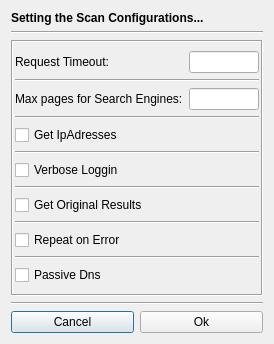
<?xml version="1.0" encoding="UTF-8"?>
<ui version="4.0">
 <class>OsintConfigDialog</class>
 <widget class="QDialog" name="OsintConfigDialog">
  <property name="geometry">
   <rect>
    <x>0</x>
    <y>0</y>
    <width>267</width>
    <height>331</height>
   </rect>
  </property>
  <property name="sizePolicy">
   <sizepolicy hsizetype="Fixed" vsizetype="Fixed">
    <horstretch>0</horstretch>
    <verstretch>0</verstretch>
   </sizepolicy>
  </property>
  <property name="windowTitle">
   <string>Config</string>
  </property>
  <layout class="QVBoxLayout" name="verticalLayout_4">
   <item>
    <layout class="QVBoxLayout" name="verticalLayout_2">
     <item>
      <widget class="QLabel" name="label">
       <property name="sizePolicy">
        <sizepolicy hsizetype="Preferred" vsizetype="Maximum">
         <horstretch>0</horstretch>
         <verstretch>0</verstretch>
        </sizepolicy>
       </property>
       <property name="font">
        <font>
         <weight>75</weight>
         <bold>true</bold>
        </font>
       </property>
       <property name="text">
        <string>Setting the Scan Configurations...</string>
       </property>
      </widget>
     </item>
     <item>
      <widget class="Line" name="line_2">
       <property name="styleSheet">
        <string notr="true"/>
       </property>
       <property name="orientation">
        <enum>Qt::Horizontal</enum>
       </property>
      </widget>
     </item>
    </layout>
   </item>
   <item>
    <widget class="QFrame" name="frame">
     <property name="styleSheet">
      <string notr="true"/>
     </property>
     <property name="frameShape">
      <enum>QFrame::Box</enum>
     </property>
     <property name="frameShadow">
      <enum>QFrame::Sunken</enum>
     </property>
     <layout class="QVBoxLayout" name="verticalLayout">
      <property name="leftMargin">
       <number>2</number>
      </property>
      <property name="rightMargin">
       <number>2</number>
      </property>
      <item>
       <layout class="QHBoxLayout" name="horizontalLayout">
        <item>
         <widget class="QLabel" name="label_2">
          <property name="text">
           <string>Request Timeout:</string>
          </property>
         </widget>
        </item>
        <item>
         <widget class="QLineEdit" name="lineEdit">
          <property name="sizePolicy">
           <sizepolicy hsizetype="Fixed" vsizetype="Fixed">
            <horstretch>0</horstretch>
            <verstretch>0</verstretch>
           </sizepolicy>
          </property>
          <property name="maximumSize">
           <size>
            <width>70</width>
            <height>16777215</height>
           </size>
          </property>
          <property name="styleSheet">
           <string notr="true"/>
          </property>
         </widget>
        </item>
       </layout>
      </item>
      <item>
       <widget class="Line" name="line_5">
        <property name="orientation">
         <enum>Qt::Horizontal</enum>
        </property>
       </widget>
      </item>
      <item>
       <layout class="QHBoxLayout" name="horizontalLayout_2">
        <item>
         <widget class="QLabel" name="label_3">
          <property name="text">
           <string>Max pages for Search Engines:</string>
          </property>
         </widget>
        </item>
        <item>
         <widget class="QLineEdit" name="lineEdit_2">
          <property name="sizePolicy">
           <sizepolicy hsizetype="Fixed" vsizetype="Fixed">
            <horstretch>0</horstretch>
            <verstretch>0</verstretch>
           </sizepolicy>
          </property>
          <property name="maximumSize">
           <size>
            <width>70</width>
            <height>16777215</height>
           </size>
          </property>
          <property name="styleSheet">
           <string notr="true"/>
          </property>
         </widget>
        </item>
       </layout>
      </item>
      <item>
       <widget class="Line" name="line_4">
        <property name="orientation">
         <enum>Qt::Horizontal</enum>
        </property>
       </widget>
      </item>
      <item>
       <widget class="QCheckBox" name="checkBox_5">
        <property name="text">
         <string>Get IpAdresses</string>
        </property>
       </widget>
      </item>
      <item>
       <widget class="Line" name="line_8">
        <property name="orientation">
         <enum>Qt::Horizontal</enum>
        </property>
       </widget>
      </item>
      <item>
       <widget class="QCheckBox" name="checkBox">
        <property name="text">
         <string>Verbose Loggin</string>
        </property>
       </widget>
      </item>
      <item>
       <widget class="Line" name="line_3">
        <property name="orientation">
         <enum>Qt::Horizontal</enum>
        </property>
       </widget>
      </item>
      <item>
       <widget class="QCheckBox" name="checkBox_3">
        <property name="text">
         <string>Get Original Results</string>
        </property>
       </widget>
      </item>
      <item>
       <widget class="Line" name="line_6">
        <property name="orientation">
         <enum>Qt::Horizontal</enum>
        </property>
       </widget>
      </item>
      <item>
       <widget class="QCheckBox" name="checkBox_2">
        <property name="text">
         <string>Repeat on Error</string>
        </property>
       </widget>
      </item>
      <item>
       <widget class="Line" name="line_7">
        <property name="orientation">
         <enum>Qt::Horizontal</enum>
        </property>
       </widget>
      </item>
      <item>
       <widget class="QCheckBox" name="checkBox_4">
        <property name="text">
         <string>Passive Dns</string>
        </property>
       </widget>
      </item>
     </layout>
    </widget>
   </item>
   <item>
    <layout class="QVBoxLayout" name="verticalLayout_3">
     <item>
      <widget class="Line" name="line">
       <property name="styleSheet">
        <string notr="true"/>
       </property>
       <property name="orientation">
        <enum>Qt::Horizontal</enum>
       </property>
      </widget>
     </item>
     <item>
      <layout class="QHBoxLayout" name="horizontalLayout_3">
       <item>
        <widget class="QPushButton" name="pushButton_cancel">
         <property name="styleSheet">
          <string notr="true"/>
         </property>
         <property name="text">
          <string>Cancel</string>
         </property>
        </widget>
       </item>
       <item>
        <widget class="QPushButton" name="pushButton_ok">
         <property name="styleSheet">
          <string notr="true"/>
         </property>
         <property name="text">
          <string>Ok</string>
         </property>
        </widget>
       </item>
      </layout>
     </item>
    </layout>
   </item>
  </layout>
 </widget>
 <resources/>
 <connections/>
</ui>
